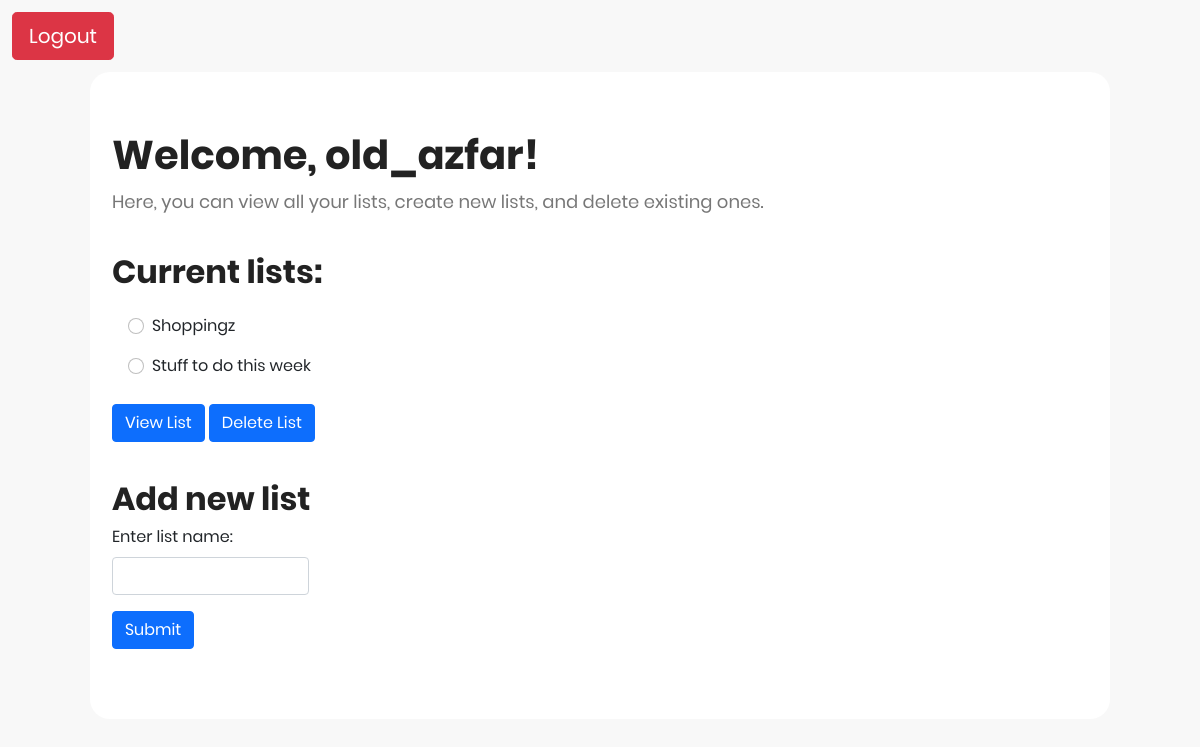
The app's page / (signed in), older data.
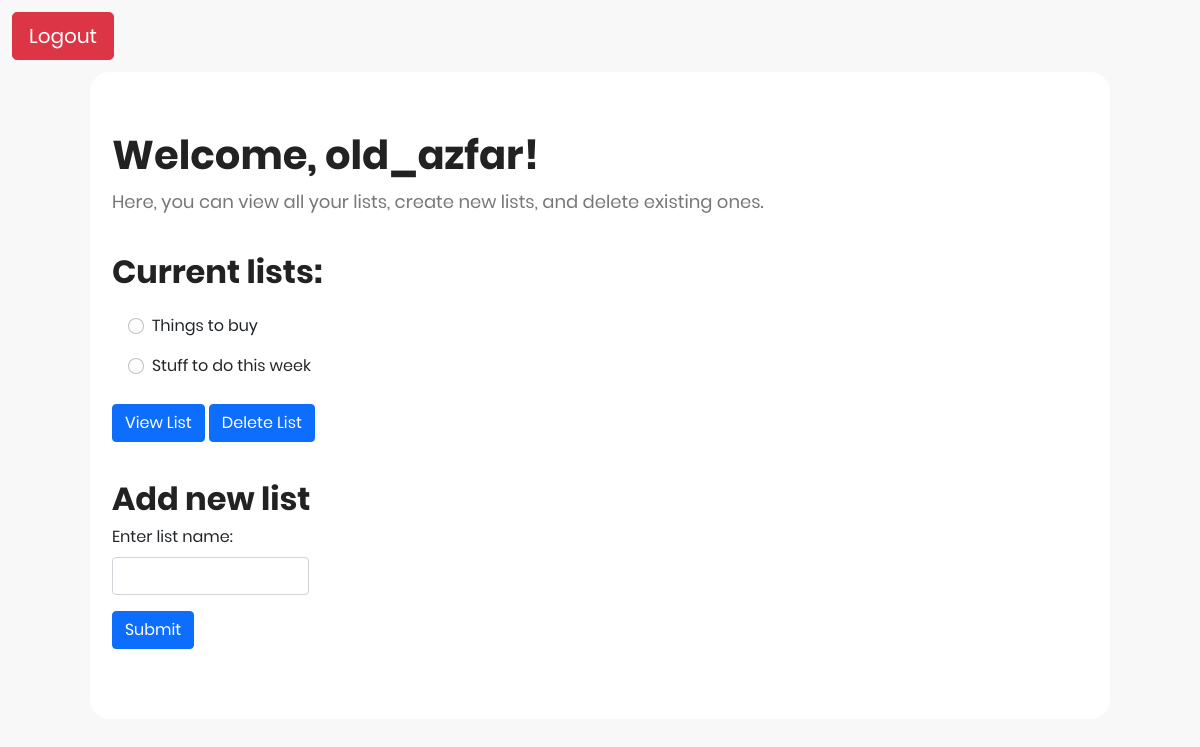
The same page, newer data.
### tables this page shows
CREATE TABLE Lists (
ListID INTEGER PRIMARY KEY AUTOINCREMENT NOT NULL,
UserID INTEGER,
ListName VARCHAR(30) NOT NULL,
FOREIGN KEY (UserID) REFERENCES Users(UserID)
);

### Homework5/app.py (the view)
@app.route('/', methods=['GET', 'POST'])
def home():
    if 'user_id' in session:
        session['current_list_id'] = None
        session['current_list_name'] = None
        list_names = model.get_all_list_names(g.user_id)
        list_names = [a[0] for a in list_names]
        return render_template('dashboard.html', data={
            'username': session['username'],
            'list_names': list_names
        })
    return render_template('main_structure.html')

### Homework5/app.py (called while the page is built)
@app.before_request
def before_request():
    g.user_id = None
    if 'user_id' in session:
        g.user_id = session['user_id']

### Homework5/data_model.py (called while the page is built)
    def retrieve_data_multiple(self, sql_command):
        self.cursor.execute(sql_command)
        results = self.cursor.fetchall()
        return results

    def get_all_list_names(self, user_id):
        query = '''
            SELECT ListName from Lists
            WHERE UserID = '{}';
        '''.format(user_id)
        results = self.retrieve_data_multiple(query)
        return results

### Homework5/templates/dashboard.html (shortened to what this page needs)
{% extends "main_structure.html" %}
{% block head %}
    <link rel="stylesheet" href="../static/css/style.css">
{% endblock %}
{% block body %}
<body>
    <div class="container btn-top-left btn-logout">
        <a href="/logout">
            <button class="btn btn-danger btn-lg">
                <span>Logout</span>
            </button>
        </a>
    </div>
    <div class="main">
        <div class="container-fluid">
            <div class="header-container">
                <h1>Welcome, {{ data['username'] }}!</h1>
                <p>
                    Here, you can view all your lists, create new lists, and delete existing ones.
                </p>
            </div>
        </div>
        <div class="container-fluid">
            <div class="lists-view-container">
                <h2>Current lists:</h2>
                <form action="/display_list" method="post">
                    {% for elem in data['list_names'] %}
                    <div class="form-check lists-view">
                        <input class="form-check-input" type="radio" name="list_name" id="{{elem}}" value="{{elem}}">
                        <label class="form-check-label" for="{{elem}}">
                            {{ elem }}
                        </label>
                    </div>
                    {% endfor %}
                    <br>
                    <button class="btn btn-primary" name="action" type="submit" value="View">View List</button>
                    <button class="btn btn-primary" name="action" type="submit" value="Delete">Delete List</button>
                </form>
            </div>
        </div>
        <div class="container-fluid">
            <div class="add-list-container">
                <h2>Add new list</h2>
                <form action="/create_new_list" method="post">
                    <div class="mb-3">
                        <label for="list_name" class="form-label">Enter list name:</label>
                        <input type="text" class="form-control new-list" id="list_name" name="list_name" required>
                    </div>
                    <button type="submit" class="btn btn-primary">Submit</button>
                </form>
            </div>
        </div>
    </div>
</body>
{% endblock %}

Row changes from the older to the newer data that the page shows:
changed Lists: list_name "☐ Shoppingz" → "☐ Things to buy"; ListName "Shoppingz" → "Things to buy"
